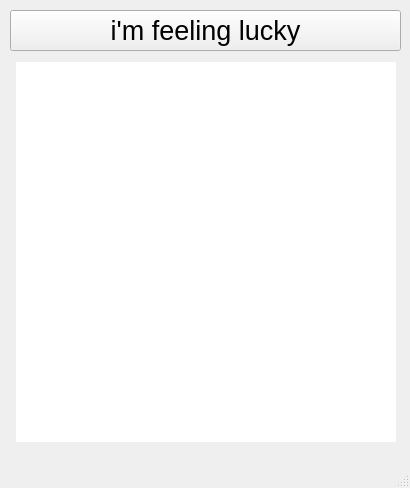
<?xml version="1.0" encoding="UTF-8"?>
<ui version="4.0">
 <class>MainWindow</class>
 <widget class="QMainWindow" name="MainWindow">
  <property name="geometry">
   <rect>
    <x>0</x>
    <y>0</y>
    <width>410</width>
    <height>488</height>
   </rect>
  </property>
  <property name="windowTitle">
   <string>MainWindow</string>
  </property>
  <widget class="QWidget" name="centralwidget">
   <widget class="QPushButton" name="btn_ifl">
    <property name="geometry">
     <rect>
      <x>10</x>
      <y>10</y>
      <width>391</width>
      <height>41</height>
     </rect>
    </property>
    <property name="font">
     <font>
      <pointsize>20</pointsize>
     </font>
    </property>
    <property name="text">
     <string>i'm feeling lucky</string>
    </property>
   </widget>
   <widget class="QLabel" name="label">
    <property name="geometry">
     <rect>
      <x>16</x>
      <y>62</y>
      <width>380</width>
      <height>380</height>
     </rect>
    </property>
    <property name="autoFillBackground">
     <bool>false</bool>
    </property>
    <property name="styleSheet">
     <string notr="true">background:white;</string>
    </property>
    <property name="text">
     <string/>
    </property>
    <property name="scaledContents">
     <bool>false</bool>
    </property>
   </widget>
  </widget>
  <widget class="QMenuBar" name="menubar">
   <property name="geometry">
    <rect>
     <x>0</x>
     <y>0</y>
     <width>410</width>
     <height>21</height>
    </rect>
   </property>
  </widget>
  <widget class="QStatusBar" name="statusbar"/>
 </widget>
 <resources/>
 <connections/>
</ui>
